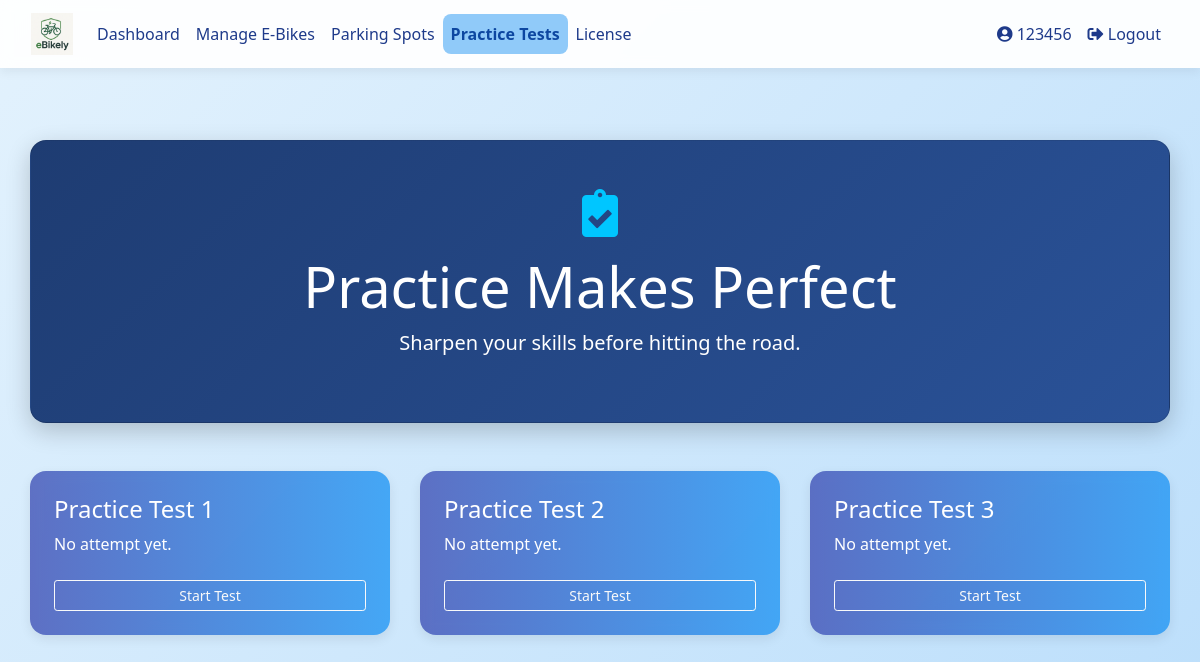
Screenshot of /practice (signed in) with the database file from the repository.
### database_setup.py (models this page shows)
class User(Base, UserMixin):
    __tablename__ = 'users'
    id = Column(Integer, primary_key=True)
    username = Column(String(150), unique=True, nullable=False)
    email = Column(String(150), nullable=True)
    password = Column(String(150), nullable=False)
    ebikes = relationship('EBike', back_populates='owner', cascade="all, delete-orphan")
    practice_tests = relationship('PracticeTest', back_populates='user', cascade="all, delete-orphan")
    real_tests = relationship('RealTest', back_populates='user', cascade="all, delete-orphan")
    practice_attempts = relationship("PracticeAttempt", back_populates="user", cascade="all, delete-orphan")
    parking_spot = relationship("ParkingSpot", back_populates="reserved_user", uselist=False)
    reservations = relationship("ParkingReservation", back_populates="user")
    has_license = Column(Boolean, default=False)
    role = Column(String(10))  # 'student' or 'teacher'
    department = Column(String(150))  # for teachers
    year = Column(Integer)  # for students
    house = Column(String(50))  # for students

class PracticeTest(Base):
    __tablename__ = 'practice_tests'
    id = Column(Integer, primary_key=True)
    name = Column(String(100), nullable=False)
    user_id = Column(Integer, ForeignKey('users.id'))  # <-- This line fixes the problem
    user = relationship('User', back_populates='practice_tests')  # <-- Define this side of the relationship
    questions = relationship('PracticeQuestion', back_populates='test', cascade="all, delete-orphan")

### app.py (the view)
@app.route('/practice', methods=['GET'])
@login_required
def practice_selection():
    session = SessionLocal()
    user = session.query(User).filter_by(id=current_user.id).first()
    tests = session.query(PracticeTest).all()
    attempts = {attempt.test_id: attempt for attempt in user.practice_attempts}
    session.close()
    return render_template('practice_selection.html', tests=tests, attempts=attempts)

### app.py (called while the page is built)
@login_manager.user_loader
def load_user(user_id):
    session = SessionLocal()
    user = session.query(User).get(int(user_id))
    session.close()
    return user

### templates/practice_selection.html (shortened to what this page needs)
{% extends "base.html" %}
{% block content %}
<div class="container dashboard-container fade-in py-5">
    <div class="hero-section card text-white text-center mb-5 p-5">
        <i class="fas fa-clipboard-check dashboard-icon mb-3"></i>
        <h1 class="display-4">Practice Makes Perfect</h1>
        <p class="lead">Sharpen your skills before hitting the road.</p>
    </div>
    <div class="row justify-content-center slide-up-delay">
        {% for test in tests %}
        <div class="col-md-6 col-lg-4 mb-4">
            <div class="feature-card card text-white p-4 h-100">
                <h4 class="mb-2">{{ test.name }}</h4>
                {% if test.id in attempts %}
                    <p>Last Score: <strong>{{ attempts[test.id].score }}</strong></p>
                {% else %}
                    <p>No attempt yet.</p>
                {% endif %}
                <a href="{{ url_for('practice_quiz', test_id=test.id) }}" class="btn btn-outline-light btn-sm mt-2">Start Test</a>
            </div>
        </div>
        {% endfor %}
    </div>
</div>
<link rel="stylesheet" href="https://cdnjs.cloudflare.com/ajax/libs/font-awesome/5.15.4/css/all.min.css">
{% endblock %}

### templates/base.html (shortened to what this page needs)
<!DOCTYPE html>
<html lang="en">
<head>
  <link rel="stylesheet" href="https://stackpath.bootstrapcdn.com/bootstrap/4.5.2/css/bootstrap.min.css">
  <link rel="stylesheet" href="{{ url_for('static', filename='styles.css') }}">
  <link href="https://cdnjs.cloudflare.com/ajax/libs/font-awesome/5.15.4/css/all.min.css" rel="stylesheet">
</head>
<body>
  <nav class="navbar navbar-expand-lg navbar-light">
    <div class="container-fluid">
      <a class="navbar-brand" href="{{ url_for('dashboard') }}">
        <img src="{{ url_for('static', filename='images/logo.png') }}" alt="E-Bike Manager Logo">
      </a>
      <div class="collapse navbar-collapse justify-content-between" id="navbarNav">
        <ul class="navbar-nav">
          {% if current_user.is_authenticated %}
            <li class="nav-item"><a class="nav-link {% if request.endpoint == 'dashboard' %}active{% endif %}" href="{{ url_for('dashboard') }}">Dashboard</a></li>
            <li class="nav-item"><a class="nav-link {% if request.endpoint == 'ebike_management' %}active{% endif %}" href="{{ url_for('ebike_management') }}">Manage E-Bikes</a></li>
            <li class="nav-item"><a class="nav-link {% if request.endpoint == 'parking_spots' %}active{% endif %}" href="{{ url_for('parking_spots') }}">Parking Spots</a></li>
            <li class="nav-item"><a class="nav-link {% if request.endpoint == 'practice_selection' %}active{% endif %}" href="{{ url_for('practice_selection') }}">Practice Tests</a></li>
            <li class="nav-item"><a class="nav-link" href="{{ url_for('license_page') }}">License</a></li>
          {% endif %}
        </ul>
        <ul class="navbar-nav">
          {% if current_user.is_authenticated %}
            <li class="nav-item"><a class="nav-link {% if request.endpoint == 'user_profile' %}active{% endif %}" href="{{ url_for('user_profile') }}"><i class="fas fa-user-circle"></i> {{ current_user.username }}</a></li>
            <li class="nav-item"><a class="nav-link" href="{{ url_for('logout') }}"><i class="fas fa-sign-out-alt"></i> Logout</a></li>
          {% else %}
            <li class="nav-item"><a class="nav-link" href="{{ url_for('login') }}"><i class="fas fa-sign-in-alt"></i> Login</a></li>
            <li class="nav-item"><a class="nav-link" href="{{ url_for('register') }}"><i class="fas fa-user-plus"></i> Register</a></li>
          {% endif %}
        </ul>
      </div>
    </div>
  </nav>
  <div class="container my-4">
    {% block content %}{% endblock %}
  </div>
</body>
</html>

### static/styles.css (style rules this page uses)
.card { border-radius: 10px; box-shadow: 0 4px 6px rgba(0, 0, 0, 0.1); transition: transform 0.2s; }
.text-white { color: white; }
.hero-section { background: linear-gradient(135deg, #f8f9fa 0%, #e9ecef 100%); padding: 100px 0; }
.feature-card { background: white; border-radius: 10px; box-shadow: 0 4px 6px rgba(0, 0, 0, 0.1); transition: transform 0.3s ease; }

### templates/base.html (style rules this page uses)
body { min-height: 100vh; margin: 0; font-family: 'Segoe UI', sans-serif; background: linear-gradient(135deg, #e3f2fd 0%, #bbdefb 100%); color: #212529; }
.navbar { background-color: #ffffffee; backdrop-filter: blur(6px); box-shadow: 0 4px 10px rgba(0, 0, 0, 0.06); }
.navbar-brand img { height: 42px; }
.nav-link { color: #1e3a8a !important; font-weight: 500; transition: background 0.3s ease; border-radius: 0.5rem; padding: 0.5rem 0.8rem; }
.nav-link.active { background-color: #90caf9; color: #0d47a1 !important; font-weight: bold; }
.container, .container-fluid { max-width: 1200px; }
.card, .auth-card { background: #ffffff; border-radius: 1rem; box-shadow: 0 4px 12px rgba(0, 0, 0, 0.08); transition: transform 0.2s ease; }

### templates/practice_selection.html (style rules this page uses)
.dashboard-container { padding-top: 3rem; padding-bottom: 3rem; }
.hero-section { background: linear-gradient(135deg, #1e3c72 0%, #2a5298 100%); border-radius: 1rem; box-shadow: 0 8px 24px rgba(0, 0, 0, 0.2); }
.feature-card { background: linear-gradient(to right, #3f51b5cc, #2196f3cc); border: none; border-radius: 1rem; backdrop-filter: blur(6px); transition: transform 0.3s ease; }
.dashboard-icon { font-size: 3rem; color: #00c6ff; }
.fade-in { animation: fadeIn 1s ease-in; }
.slide-up-delay { animation: slideUp 0.8s ease-out 0.3s backwards; }

### rows the page displays
User: username "123456"
PracticeTest: name "Practice Test 1", shows "No attempt yet."
PracticeTest: name "Practice Test 2", shows "No attempt yet."
PracticeTest: name "Practice Test 3", shows "No attempt yet."
